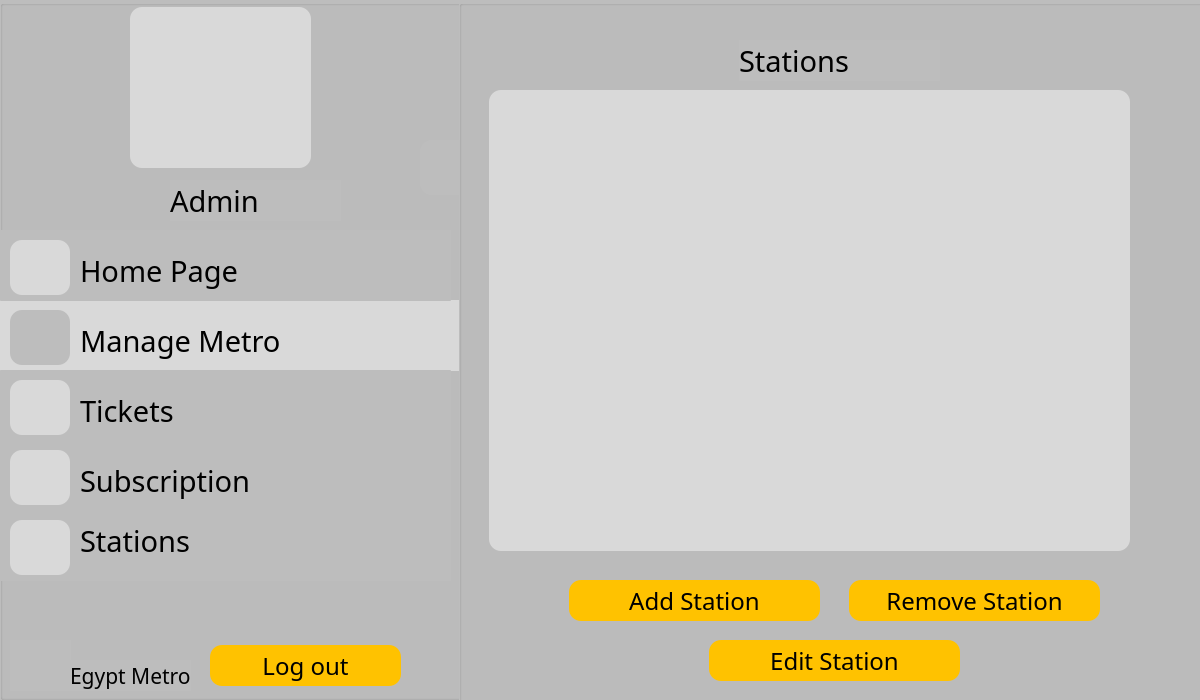
<?xml version="1.0" encoding="UTF-8"?>
<ui version="4.0">
 <class>AdminManageMetroOtions</class>
 <widget class="QDialog" name="AdminManageMetroOtions">
  <property name="geometry">
   <rect>
    <x>0</x>
    <y>0</y>
    <width>1200</width>
    <height>700</height>
   </rect>
  </property>
  <property name="windowTitle">
   <string>Dialog</string>
  </property>
  <widget class="QGroupBox" name="groupBox">
   <property name="geometry">
    <rect>
     <x>0</x>
     <y>0</y>
     <width>1200</width>
     <height>700</height>
    </rect>
   </property>
   <property name="styleSheet">
    <string notr="true">background-color: #BDBDBD;</string>
   </property>
   <property name="title">
    <string/>
   </property>
   <widget class="QLabel" name="holder_2">
    <property name="geometry">
     <rect>
      <x>130</x>
      <y>7</y>
      <width>181</width>
      <height>161</height>
     </rect>
    </property>
    <property name="styleSheet">
     <string notr="true">background-color: #D9D9D9;
border-radius: 12;</string>
    </property>
    <property name="text">
     <string/>
    </property>
   </widget>
   <widget class="QLabel" name="Metro_2">
    <property name="geometry">
     <rect>
      <x>10</x>
      <y>640</y>
      <width>61</width>
      <height>51</height>
     </rect>
    </property>
    <property name="text">
     <string/>
    </property>
   </widget>
   <widget class="QLabel" name="label_20">
    <property name="geometry">
     <rect>
      <x>70</x>
      <y>660</y>
      <width>121</width>
      <height>31</height>
     </rect>
    </property>
    <property name="font">
     <font>
      <family>BAXAUTRIAL</family>
      <pointsize>16</pointsize>
     </font>
    </property>
    <property name="text">
     <string>Egypt Metro</string>
    </property>
   </widget>
   <widget class="QPushButton" name="pushButton_11">
    <property name="geometry">
     <rect>
      <x>210</x>
      <y>645</y>
      <width>191</width>
      <height>41</height>
     </rect>
    </property>
    <property name="font">
     <font>
      <family>BAXAUTRIAL</family>
      <pointsize>18</pointsize>
     </font>
    </property>
    <property name="styleSheet">
     <string notr="true">background-color: #FFC200;
border-radius: 12;
color: black;</string>
    </property>
    <property name="text">
     <string>Log out</string>
    </property>
   </widget>
   <widget class="QLabel" name="username_2">
    <property name="geometry">
     <rect>
      <x>170</x>
      <y>180</y>
      <width>171</width>
      <height>41</height>
     </rect>
    </property>
    <property name="font">
     <font>
      <family>BAXAUTRIAL</family>
      <pointsize>22</pointsize>
     </font>
    </property>
    <property name="text">
     <string>Admin</string>
    </property>
   </widget>
   <widget class="QLabel" name="userpic_2">
    <property name="geometry">
     <rect>
      <x>160</x>
      <y>20</y>
      <width>141</width>
      <height>121</height>
     </rect>
    </property>
    <property name="styleSheet">
     <string notr="true">background-color: #D9D9D9;
border-radius: 12;</string>
    </property>
    <property name="text">
     <string/>
    </property>
   </widget>
   <widget class="QLabel" name="label_19">
    <property name="geometry">
     <rect>
      <x>80</x>
      <y>250</y>
      <width>171</width>
      <height>41</height>
     </rect>
    </property>
    <property name="font">
     <font>
      <family>BAXAUTRIAL</family>
      <pointsize>22</pointsize>
     </font>
    </property>
    <property name="styleSheet">
     <string notr="true">background-color: #BDBDBD;
border-radius: 1;</string>
    </property>
    <property name="text">
     <string>Home Page</string>
    </property>
   </widget>
   <widget class="QLabel" name="label_25">
    <property name="geometry">
     <rect>
      <x>80</x>
      <y>320</y>
      <width>221</width>
      <height>41</height>
     </rect>
    </property>
    <property name="font">
     <font>
      <family>BAXAUTRIAL</family>
      <pointsize>22</pointsize>
     </font>
    </property>
    <property name="styleSheet">
     <string notr="true">background-color: #D9D9D9;</string>
    </property>
    <property name="text">
     <string>Manage Metro</string>
    </property>
   </widget>
   <widget class="QLabel" name="label_27">
    <property name="geometry">
     <rect>
      <x>80</x>
      <y>460</y>
      <width>171</width>
      <height>41</height>
     </rect>
    </property>
    <property name="font">
     <font>
      <family>BAXAUTRIAL</family>
      <pointsize>22</pointsize>
     </font>
    </property>
    <property name="text">
     <string>Subscription</string>
    </property>
   </widget>
   <widget class="QPushButton" name="pushButton_21">
    <property name="geometry">
     <rect>
      <x>0</x>
      <y>300</y>
      <width>461</width>
      <height>71</height>
     </rect>
    </property>
    <property name="styleSheet">
     <string notr="true">background-color: #D9D9D9;
border-radius: 1;</string>
    </property>
    <property name="text">
     <string/>
    </property>
   </widget>
   <widget class="QPushButton" name="pushButton_22">
    <property name="geometry">
     <rect>
      <x>0</x>
      <y>370</y>
      <width>451</width>
      <height>71</height>
     </rect>
    </property>
    <property name="styleSheet">
     <string notr="true">background-color: #BDBDBD;
border-radius: 1;</string>
    </property>
    <property name="text">
     <string/>
    </property>
   </widget>
   <widget class="QPushButton" name="pushButton_23">
    <property name="geometry">
     <rect>
      <x>0</x>
      <y>440</y>
      <width>451</width>
      <height>71</height>
     </rect>
    </property>
    <property name="styleSheet">
     <string notr="true">background-color: #BDBDBD;
border-radius: 1;</string>
    </property>
    <property name="text">
     <string/>
    </property>
   </widget>
   <widget class="QPushButton" name="pushButton_10">
    <property name="geometry">
     <rect>
      <x>0</x>
      <y>230</y>
      <width>451</width>
      <height>71</height>
     </rect>
    </property>
    <property name="styleSheet">
     <string notr="true">background-color: #BDBDBD;
border-radius: 1;</string>
    </property>
    <property name="text">
     <string/>
    </property>
   </widget>
   <widget class="QPushButton" name="pushButton_25">
    <property name="geometry">
     <rect>
      <x>0</x>
      <y>510</y>
      <width>451</width>
      <height>71</height>
     </rect>
    </property>
    <property name="styleSheet">
     <string notr="true">background-color: #BDBDBD;
border-radius: 1;</string>
    </property>
    <property name="text">
     <string/>
    </property>
   </widget>
   <widget class="QLabel" name="label_29">
    <property name="geometry">
     <rect>
      <x>80</x>
      <y>520</y>
      <width>171</width>
      <height>41</height>
     </rect>
    </property>
    <property name="font">
     <font>
      <family>BAXAUTRIAL</family>
      <pointsize>22</pointsize>
     </font>
    </property>
    <property name="text">
     <string>Stations</string>
    </property>
   </widget>
   <widget class="QLabel" name="label_30">
    <property name="geometry">
     <rect>
      <x>80</x>
      <y>390</y>
      <width>171</width>
      <height>41</height>
     </rect>
    </property>
    <property name="font">
     <font>
      <family>BAXAUTRIAL</family>
      <pointsize>22</pointsize>
     </font>
    </property>
    <property name="text">
     <string>Tickets</string>
    </property>
   </widget>
   <widget class="QLabel" name="homepic_2">
    <property name="geometry">
     <rect>
      <x>10</x>
      <y>240</y>
      <width>60</width>
      <height>55</height>
     </rect>
    </property>
    <property name="styleSheet">
     <string notr="true">background-color: #D9D9D9;
border-radius: 12;</string>
    </property>
    <property name="text">
     <string/>
    </property>
   </widget>
   <widget class="QLabel" name="ManageMetro">
    <property name="geometry">
     <rect>
      <x>10</x>
      <y>310</y>
      <width>60</width>
      <height>55</height>
     </rect>
    </property>
    <property name="styleSheet">
     <string notr="true">background-color: #BDBDBD;
border-radius: 12;</string>
    </property>
    <property name="text">
     <string/>
    </property>
   </widget>
   <widget class="QLabel" name="Subscribtion">
    <property name="geometry">
     <rect>
      <x>10</x>
      <y>450</y>
      <width>60</width>
      <height>55</height>
     </rect>
    </property>
    <property name="styleSheet">
     <string notr="true">background-color: #D9D9D9;
border-radius: 12;</string>
    </property>
    <property name="text">
     <string/>
    </property>
   </widget>
   <widget class="QLabel" name="Station">
    <property name="geometry">
     <rect>
      <x>10</x>
      <y>520</y>
      <width>60</width>
      <height>55</height>
     </rect>
    </property>
    <property name="styleSheet">
     <string notr="true">background-color: #D9D9D9;
border-radius: 12;</string>
    </property>
    <property name="text">
     <string/>
    </property>
   </widget>
   <widget class="QLabel" name="Ticket">
    <property name="geometry">
     <rect>
      <x>10</x>
      <y>380</y>
      <width>60</width>
      <height>55</height>
     </rect>
    </property>
    <property name="styleSheet">
     <string notr="true">background-color: #D9D9D9;
border-radius: 12;</string>
    </property>
    <property name="text">
     <string/>
    </property>
   </widget>
   <widget class="QLabel" name="label_39">
    <property name="geometry">
     <rect>
      <x>420</x>
      <y>140</y>
      <width>60</width>
      <height>55</height>
     </rect>
    </property>
    <property name="styleSheet">
     <string notr="true">background-color: #BDBDBD;
border-radius: 12;</string>
    </property>
    <property name="text">
     <string/>
    </property>
   </widget>
   <widget class="QGroupBox" name="groupBox_2">
    <property name="geometry">
     <rect>
      <x>459</x>
      <y>0</y>
      <width>821</width>
      <height>751</height>
     </rect>
    </property>
    <property name="styleSheet">
     <string notr="true">background-color: #BDBDBD;</string>
    </property>
    <property name="title">
     <string/>
    </property>
    <widget class="QLabel" name="label_21">
     <property name="geometry">
      <rect>
       <x>280</x>
       <y>40</y>
       <width>201</width>
       <height>41</height>
      </rect>
     </property>
     <property name="font">
      <font>
       <family>BAXAUTRIAL</family>
       <pointsize>22</pointsize>
      </font>
     </property>
     <property name="styleSheet">
      <string notr="true">background-color: #BDBDBD;
border-radius: 1;</string>
     </property>
     <property name="text">
      <string>Stations</string>
     </property>
    </widget>
    <widget class="QPushButton" name="pushButton_12">
     <property name="geometry">
      <rect>
       <x>110</x>
       <y>580</y>
       <width>251</width>
       <height>41</height>
      </rect>
     </property>
     <property name="font">
      <font>
       <family>BAXAUTRIAL</family>
       <pointsize>18</pointsize>
      </font>
     </property>
     <property name="styleSheet">
      <string notr="true">background-color: #FFC200;
border-radius: 12;
color: black;</string>
     </property>
     <property name="text">
      <string>Add Station</string>
     </property>
    </widget>
    <widget class="QTextBrowser" name="textBrowser">
     <property name="geometry">
      <rect>
       <x>30</x>
       <y>90</y>
       <width>641</width>
       <height>461</height>
      </rect>
     </property>
     <property name="styleSheet">
      <string notr="true">background-color: #D9D9D9;
border-radius: 12;</string>
     </property>
    </widget>
    <widget class="QPushButton" name="pushButton_13">
     <property name="geometry">
      <rect>
       <x>390</x>
       <y>580</y>
       <width>251</width>
       <height>41</height>
      </rect>
     </property>
     <property name="font">
      <font>
       <family>BAXAUTRIAL</family>
       <pointsize>18</pointsize>
      </font>
     </property>
     <property name="styleSheet">
      <string notr="true">background-color: #FFC200;
border-radius: 12;
color: black;</string>
     </property>
     <property name="text">
      <string>Remove Station</string>
     </property>
    </widget>
    <widget class="QPushButton" name="editStation">
     <property name="geometry">
      <rect>
       <x>250</x>
       <y>640</y>
       <width>251</width>
       <height>41</height>
      </rect>
     </property>
     <property name="font">
      <font>
       <family>BAXAUTRIAL</family>
       <pointsize>18</pointsize>
      </font>
     </property>
     <property name="styleSheet">
      <string notr="true">background-color: #FFC200;
border-radius: 12;
color: black;</string>
     </property>
     <property name="text">
      <string>Edit Station</string>
     </property>
    </widget>
   </widget>
   <zorder>pushButton_21</zorder>
   <zorder>ManageMetro</zorder>
   <zorder>pushButton_10</zorder>
   <zorder>homepic_2</zorder>
   <zorder>pushButton_23</zorder>
   <zorder>pushButton_22</zorder>
   <zorder>holder_2</zorder>
   <zorder>Metro_2</zorder>
   <zorder>label_20</zorder>
   <zorder>pushButton_11</zorder>
   <zorder>username_2</zorder>
   <zorder>userpic_2</zorder>
   <zorder>label_19</zorder>
   <zorder>label_25</zorder>
   <zorder>label_27</zorder>
   <zorder>pushButton_25</zorder>
   <zorder>label_29</zorder>
   <zorder>label_30</zorder>
   <zorder>Subscribtion</zorder>
   <zorder>Station</zorder>
   <zorder>Ticket</zorder>
   <zorder>label_39</zorder>
   <zorder>groupBox_2</zorder>
  </widget>
 </widget>
 <resources/>
 <connections/>
</ui>
